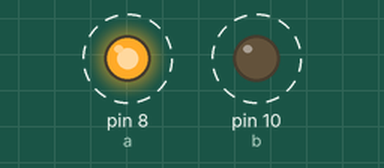
This sketch was run on a simulated Arduino Uno, built with avr-gcc and run on an emulated ATmega328P. Parts: output pins drawn as LEDs (lit = HIGH). Dashed ring = blinking. What the sketch prints to the serial monitor is not drawn.

Above: at 0.5 s.
Timing chart, 0 to 4.6 s (numbered marks = the images above):
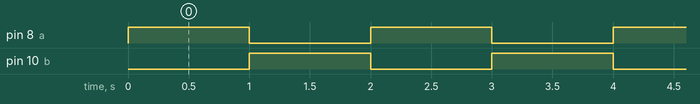

Measured:
- by itself, pin 8 (a), pin 10 (b): alternates HIGH for 1.0 s and LOW for 1.0 s

The sketch:

sketch_oct28a.ino
```cpp
int a=8;
int b=10;
void setup() {
  pinMode(a,OUTPUT);
  pinMode(b,OUTPUT);
  Serial.begin(300);

}

void loop() {
 //Serial.print("code 1");
 digitalWrite(a,HIGH);
 Serial.print("a led on\n");
 digitalWrite(b,LOW);
Serial.print("b led off\n");
 delay(1000);
 digitalWrite(a,LOW);
  Serial.print("a led off\n");
 digitalWrite(b,HIGH);
 Serial.print("b led on\n");
 delay(1000);

}
```
